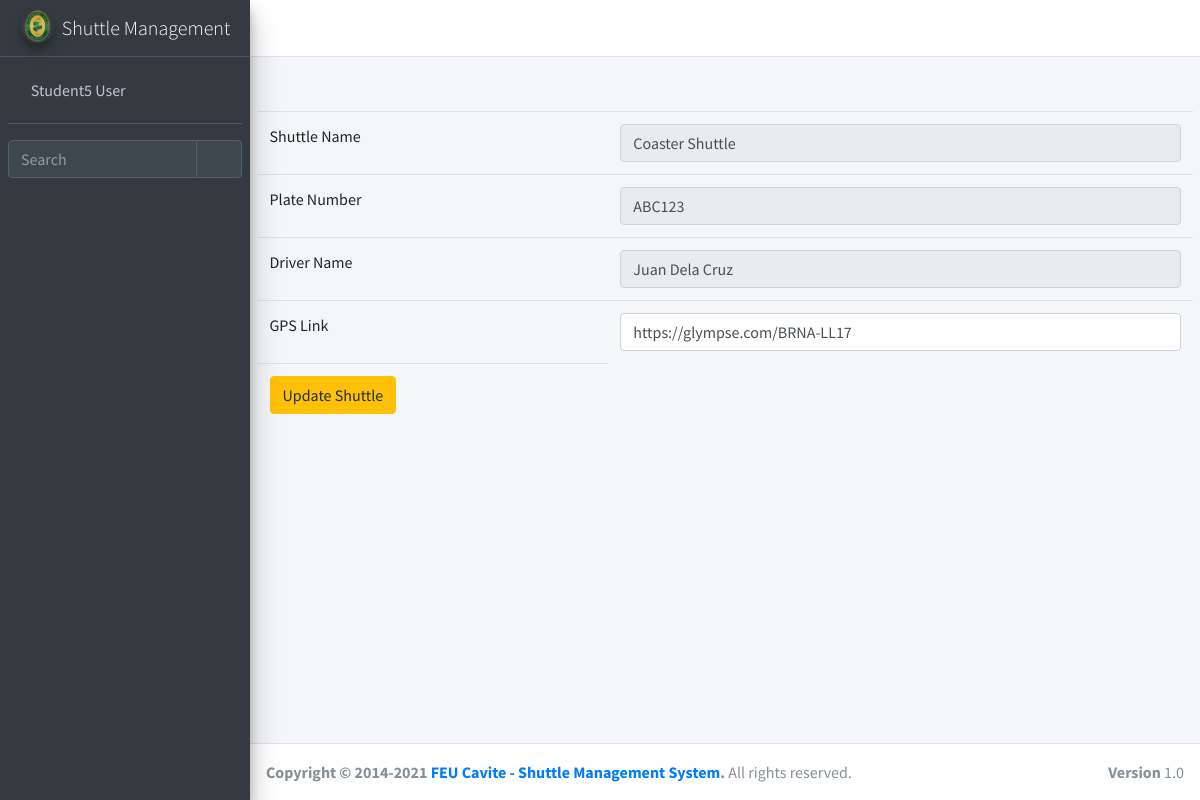
The page /ticket/edit_shuttle/1 (signed in) on the database as committed earlier.
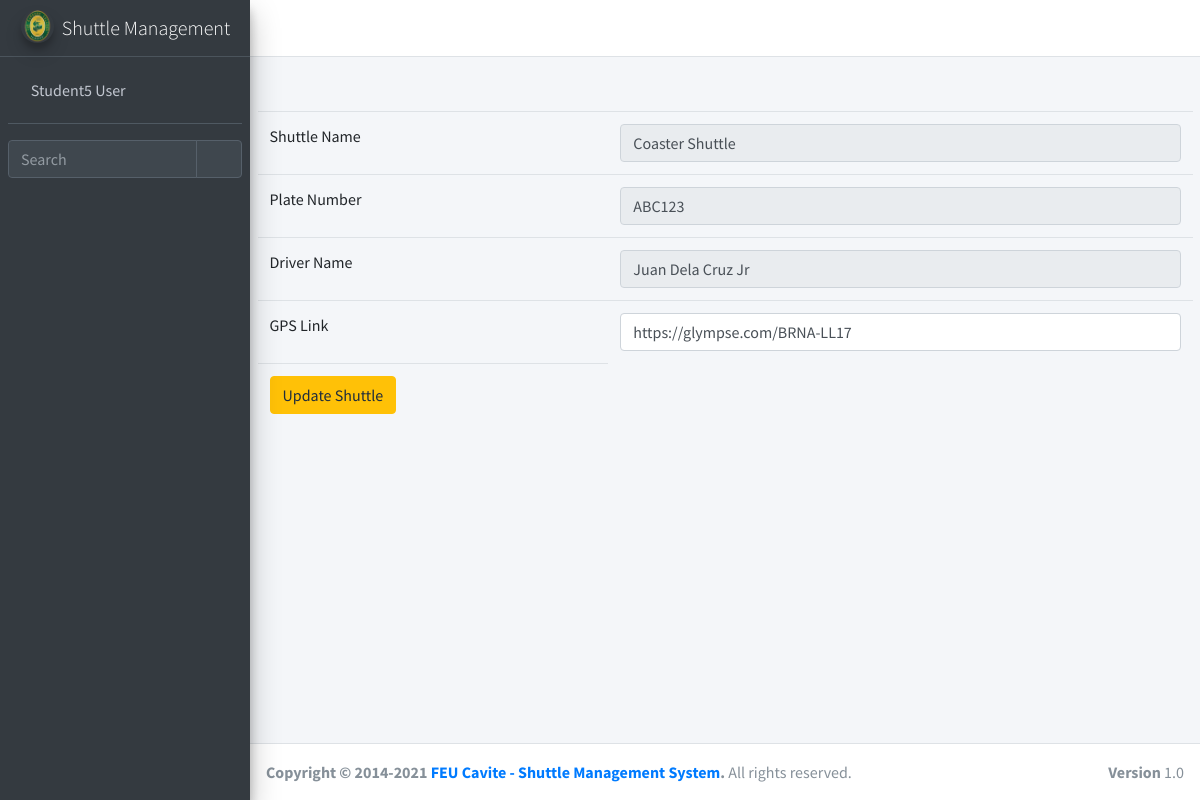
The same page on the database as committed later.
### ticket/models.py (models this page shows, shortened)
class shuttle_service(models.Model):
    shuttle_service_id = models.AutoField(primary_key=True)
    shuttle_name = models.ForeignKey(shuttle_service_list, null=True, blank=True, on_delete=models.CASCADE)
    gps_link = models.CharField(max_length=255, blank=True, null = True)

class shuttle_service_list(models.Model):
    shuttle_service_list_id = models.AutoField(primary_key=True)
    shuttle_name = models.CharField(max_length=255, blank=True, null = True)
    plate_number = models.CharField(max_length=255, blank=True, null = True)
    driver_name = models.ForeignKey(shuttle_driver, null=True, blank=True, on_delete=models.CASCADE)

class shuttle_driver(models.Model):
    shuttle_driver_id = models.AutoField(primary_key=True)
    driver_name = models.CharField(max_length=255, blank=True, null = True)
    def __str__(self):
        return str(self.driver_name)

### ticket/views.py (the view)
# urls.py: path('edit_shuttle/<int:tag>', login_required(views.edit_shuttle), name='edit_shuttle'),
def edit_shuttle(request, tag):
	query = {
		'tag': tag,
		'ss': shuttle_service.objects.filter(shuttle_service_id = tag)
	}
	if request.method == "POST":
		db = shuttle_service.objects.get(shuttle_service_id = tag)
		db.gps_link = request.POST.get('glink') or None
		db.save()
		return HttpResponseRedirect('/ticket/add_shuttle')
	return render(request, 'ticket/edit_shuttle.html', query)

### ticket/templates/ticket/edit_shuttle.html (shortened to what this page needs)
{% extends 'ticket/popupbase.html' %}
{% block content %}
{% load crispy_forms_tags %}
{% load static %}
<section>
	<div class="container-fluid">
		<table class="table table-stripped">
		<form method="POST">
		      		<table class="table">
		      			{% for items in ss %}
		      			<tr>
		      				<td>
		      					Shuttle Name
		      				</td>
		      				<td>
		      					<input type="text" name="sname" class="form-control" value = "{{items.shuttle_name.shuttle_name}}" disabled>
		      				</td>
		      			</tr>
		      			<tr>
		      				<td>
		      					Plate Number
		      				</td>
		      				<td>
		      					<input type="text" name="pnumber" class="form-control" value = "{{items.shuttle_name.plate_number}}" disabled>
		      				</td>
		      			</tr>
		      			<tr>
		      				<td>
		      					Driver Name
		      				</td>
		      				<td>
		      					<input type="text" name="dname" class="form-control" value = "{{items.shuttle_name.driver_name}}" disabled>
		      				</td>
		      			</tr>
		      			<tr>
		      				<td>
		      					GPS Link
		      				</td>
		      				<td>
		      					<input type="text" name="glink" class="form-control" value = "{{items.gps_link}}" required>
		      				</td>
		      			</tr>
		      			<tr>
		      				<td>
		      					<input type="submit" name="save" value="Update Shuttle" class="btn btn-warning">
		      				</td>
		      			</tr>
		      			{% endfor %}
		      		</table>
		</form>
	</div>
</section>
{% endblock content %}

### ticket/templates/ticket/popupbase.html (shortened to what this page needs)
{% load static %}
<!DOCTYPE html>
<html lang="en">
<head>
  <link rel="stylesheet" href="{% static 'basetemp/plugins/fontawesome-free/css/all.min.css' %}">
  <link rel="stylesheet" href="https://code.ionicframework.com/ionicons/2.0.1/css/ionicons.min.css">
  <link rel="stylesheet" href="{% static 'basetemp/plugins/tempusdominus-bootstrap-4/css/tempusdominus-bootstrap-4.min.css' %}">
  <link rel="stylesheet" href="{% static 'basetemp/plugins/icheck-bootstrap/icheck-bootstrap.min.css' %}">
  <link rel="stylesheet" href="{% static 'basetemp/plugins/jqvmap/jqvmap.min.css' %}">
  <link rel="stylesheet" href="{% static 'basetemp/dist/css/adminlte.min.css' %}">
  <link rel="stylesheet" href="{% static 'basetemp/plugins/overlayScrollbars/css/OverlayScrollbars.min.css' %}">
  <link rel="stylesheet" href="{% static 'basetemp/plugins/daterangepicker/daterangepicker.css' %}">
  <link rel="stylesheet" href="{% static 'basetemp/plugins/summernote/summernote-bs4.min.css' %}">
</head>
<body class="hold-transition sidebar-mini layout-fixed">
<div class="wrapper">
  <nav class="main-header navbar navbar-expand navbar-white navbar-light">
    <ul class="navbar-nav">
      <li class="nav-item">
        <a class="nav-link" data-widget="pushmenu" href="#" role="button"><i class="fas fa-bars"></i></a>
      </li>
      <li class="nav-item d-none d-sm-inline-block">
        <a href="#" class="nav-link"></a>
      </li>
    </ul>
    <ul class="navbar-nav ml-auto">
      <li class="nav-item">
        <a class="nav-link" data-widget="fullscreen" href="#" role="button">
          <i class="fas fa-expand-arrows-alt"></i>
        </a>
      </li>
    </ul>
  </nav>
  <aside class="main-sidebar sidebar-dark-primary elevation-4">
    <a href="/" class="brand-link">
      <img src="{% static 'shuttle/feulogo.png' %}" alt="AdminLTE Logo" class="brand-image img-circle elevation-3" style="opacity: .8">
      <span class="brand-text font-weight-light">Shuttle Management</span>
    </a>
    <div class="sidebar">
      <div class="user-panel mt-3 pb-3 mb-3 d-flex">
        <div class="image">
        </div>
        <div class="info">
          <a href="#" class="d-block">{{user.get_full_name}}</a>
        </div>
      </div>
      <div class="form-inline">
        <div class="input-group" data-widget="sidebar-search">
          <input class="form-control form-control-sidebar" type="search" placeholder="Search" aria-label="Search">
          <div class="input-group-append">
            <button class="btn btn-sidebar">
              <i class="fas fa-search fa-fw"></i>
            </button>
          </div>
        </div>
      </div>
    </div>
  </aside>
  <div class="content-wrapper">
    <div class="content-header">
    </div>
    {% block content %}
    {% endblock content %}
  </div>
  <footer class="main-footer">
    <strong>Copyright &copy; 2014-2021 <a href="#">FEU Cavite - Shuttle Management System</a>.</strong>
    All rights reserved.
    <div class="float-right d-none d-sm-inline-block">
      <b>Version</b> 1.0
    </div>
  </footer>
</div>
</body>
</html>

Rows that differ between the two databases and show on the page:
changed through a linked row, shuttle_service "https://glympse.com/BRNA-LL17": dname "Juan Dela Cruz" → "Juan Dela Cruz Jr"
